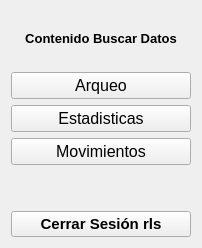
      <widget class="QWidget" name="tab_3">
       <attribute name="title">
        <string>Tab 2</string>
       </attribute>
       <layout class="QVBoxLayout" name="verticalLayout_2">
        <item>
         <spacer name="horizontalSpacer_6">
          <property name="orientation">
           <enum>Qt::Orientation::Horizontal</enum>
          </property>
          <property name="sizeHint" stdset="0">
           <size>
            <width>40</width>
            <height>20</height>
           </size>
          </property>
         </spacer>
        </item>
        <item>
         <widget class="QLabel" name="label_2">
          <property name="font">
           <font>
            <pointsize>10</pointsize>
            <bold>true</bold>
           </font>
          </property>
          <property name="text">
           <string>Contenido Buscar Datos</string>
          </property>
          <property name="alignment">
           <set>Qt::AlignmentFlag::AlignCenter</set>
          </property>
         </widget>
        </item>
        <item>
         <spacer name="horizontalSpacer_7">
          <property name="orientation">
           <enum>Qt::Orientation::Horizontal</enum>
          </property>
          <property name="sizeHint" stdset="0">
           <size>
            <width>40</width>
            <height>20</height>
           </size>
          </property>
         </spacer>
        </item>
        <item>
         <widget class="QPushButton" name="pushButton_17">
          <property name="font">
           <font>
            <pointsize>12</pointsize>
            <bold>false</bold>
           </font>
          </property>
          <property name="text">
           <string>Arqueo</string>
          </property>
          <property name="icon">
           <iconset theme="QIcon::ThemeIcon::FormatJustifyCenter"/>
          </property>
         </widget>
        </item>
        <item>
         <widget class="QPushButton" name="pushButton_18">
          <property name="font">
           <font>
            <pointsize>12</pointsize>
            <bold>false</bold>
           </font>
          </property>
          <property name="text">
           <string>Estadisticas</string>
          </property>
          <property name="icon">
           <iconset theme="QIcon::ThemeIcon::AppointmentNew"/>
          </property>
         </widget>
        </item>
        <item>
         <widget class="QPushButton" name="pushButton_19">
          <property name="font">
           <font>
            <pointsize>12</pointsize>
            <bold>false</bold>
           </font>
          </property>
          <property name="text">
           <string>Movimientos</string>
          </property>
          <property name="icon">
           <iconset>
            <normaloff>../archivos_py/resources/eye_visible_hide_hidden_show_icon_145988.png</normaloff>../archivos_py/resources/eye_visible_hide_hidden_show_icon_145988.png</iconset>
          </property>
         </widget>
        </item>
        <item>
         <spacer name="verticalSpacer_2">
          <property name="orientation">
           <enum>Qt::Orientation::Vertical</enum>
          </property>
          <property name="sizeHint" stdset="0">
           <size>
            <width>20</width>
            <height>40</height>
           </size>
          </property>
         </spacer>
        </item>
        <item alignment="Qt::AlignmentFlag::AlignHCenter">
         <widget class="QPushButton" name="pushButton_20">
          <property name="minimumSize">
           <size>
            <width>180</width>
            <height>0</height>
           </size>
          </property>
          <property name="maximumSize">
           <size>
            <width>180</width>
            <height>16777215</height>
           </size>
          </property>
          <property name="font">
           <font>
            <pointsize>11</pointsize>
            <bold>true</bold>
           </font>
          </property>
          <property name="text">
           <string>Cerrar Sesión rls</string>
          </property>
          <property name="icon">
           <iconset theme="QIcon::ThemeIcon::SystemLogOut"/>
          </property>
         </widget>
        </item>
       </layout>
      </widget>
